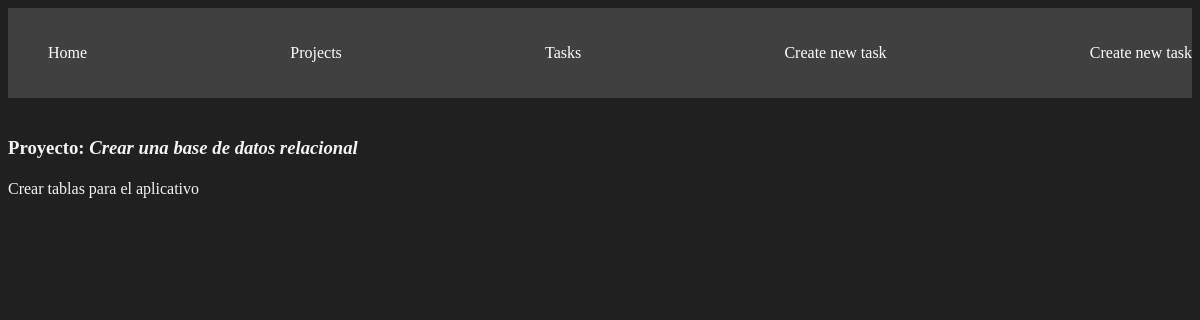
The app's page /task_detail/4/, older data.
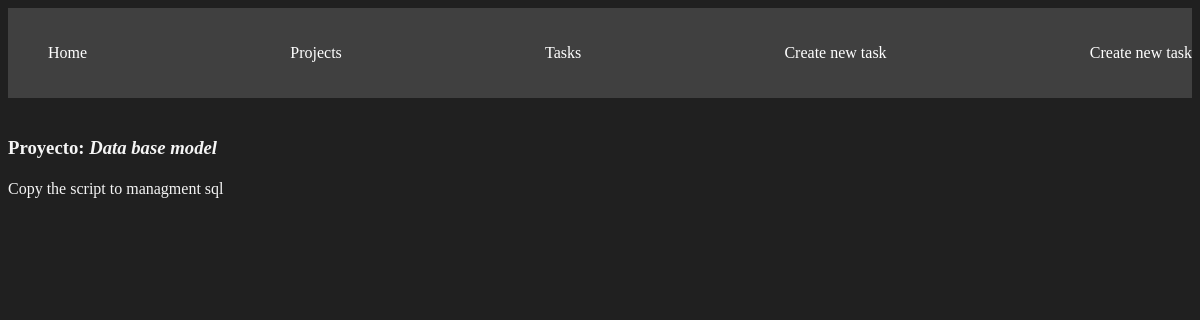
The same page, newer data.
### myapp/models.py (models this page shows, shortened)
class Project(models.Model):
    name = models.CharField(max_length=200)
    def __str__(self):
        return self.name

class Task(models.Model):
    title = models.CharField(max_length=200)
    description = models.TextField()
    done = models.BooleanField(default=False)
    project = models.ForeignKey(Project, on_delete=models.CASCADE)

### myapp/views.py (the view)
# urls.py: path('task_detail/<int:id>/',views.task_detail),
def task_detail(request,id):
    task = Task.objects.filter(project_id=id)
    project = Project.objects.get(id=id)
    return render(request,"tasks/task_detail.html",{
        "project" : project,
        "tasks":task
    })

### myapp/templates/tasks/task_detail.html
{% extends 'layouts/base.html' %}
{% block content %}
<h3>Proyecto: <i>{{ project }}</i></h3>
{% for task in tasks %}
    <h1></h1>{{task.title}}</h1>
{% endfor %}
{% endblock %}

Row changes from the older to the newer data that the page shows:
removed Task: title "Crear tablas para el aplicativo"
changed Project: name "Crear una base de datos relacional" → "Data base model"
added Task: title "Copy the script to managment sql"
